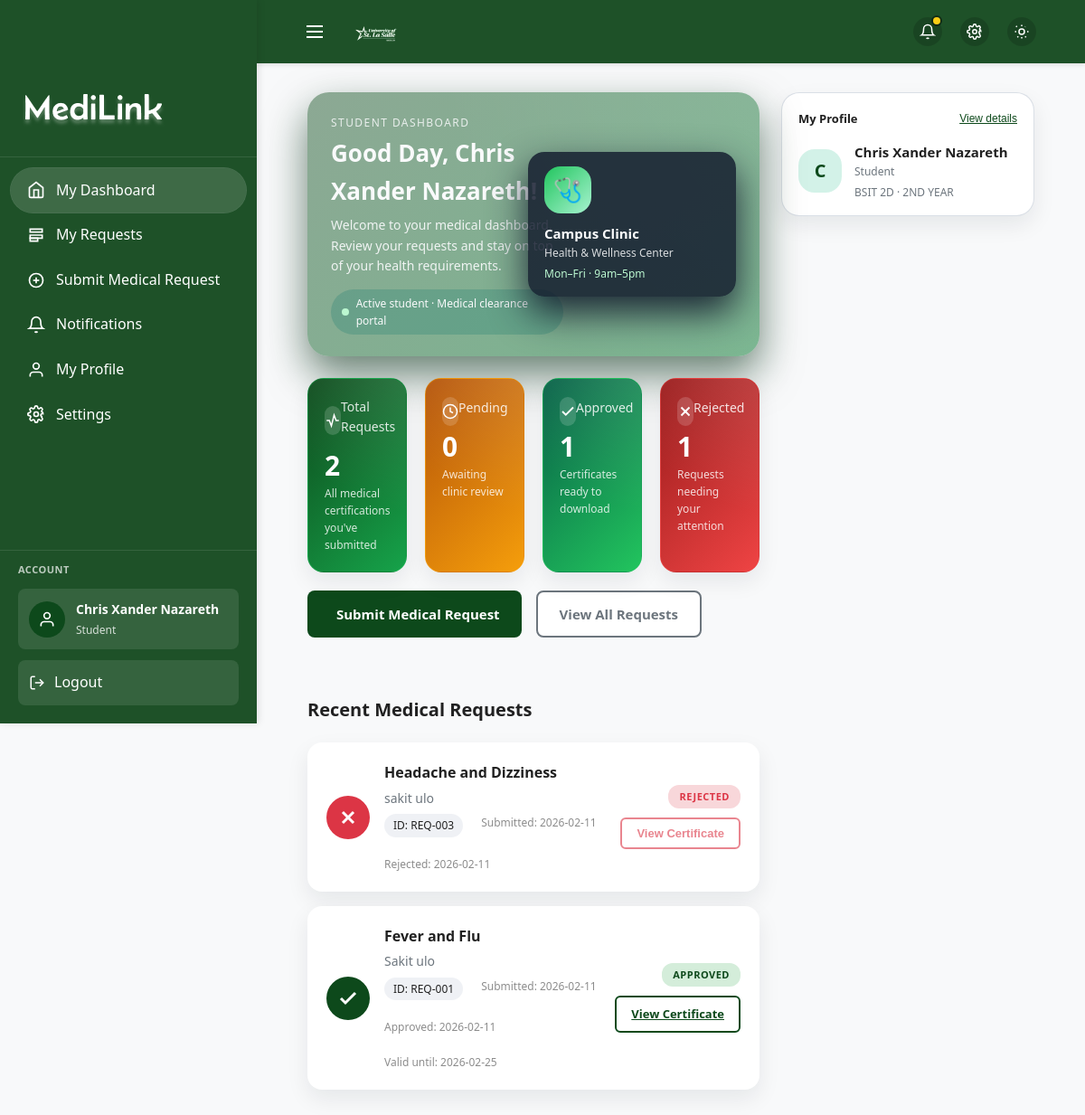
The app's page /student_dashboard.php (signed in) with its own data.
### tables this page shows
CREATE TABLE `medical_requests` (
  `id` bigint(20) UNSIGNED NOT NULL,
  `student_user_id` bigint(20) UNSIGNED NOT NULL,
  `illness` varchar(120) NOT NULL,
  `symptoms` text NOT NULL,
  `illness_date` date NOT NULL,
  `contact_number` varchar(30) DEFAULT NULL,
  `additional_notes` text DEFAULT NULL,
  `status` enum('Pending','Approved','Rejected') NOT NULL DEFAULT 'Pending',
  `submitted_date` date NOT NULL,
  `approved_date` date DEFAULT NULL,
  `rejected_date` date DEFAULT NULL,
  `valid_until` date DEFAULT NULL,
  `rejection_reason` text DEFAULT NULL,
  `reviewed_by` bigint(20) UNSIGNED DEFAULT NULL,
  `created_at` timestamp NOT NULL DEFAULT current_timestamp(),
  `updated_at` timestamp NOT NULL DEFAULT current_timestamp() ON UPDATE current_timestamp()
);

CREATE TABLE `users` (
  `id` bigint(20) UNSIGNED NOT NULL,
  `user_code` varchar(50) NOT NULL,
  `role` enum('student','clinic') NOT NULL,
  `full_name` varchar(150) NOT NULL,
  `email` varchar(190) DEFAULT NULL,
  `date_of_birth` date DEFAULT NULL,
  `course` varchar(120) DEFAULT NULL,
  `year_level` varchar(50) DEFAULT NULL,
  `password_hash` varchar(255) NOT NULL,
  `created_at` timestamp NOT NULL DEFAULT current_timestamp(),
  `updated_at` timestamp NOT NULL DEFAULT current_timestamp() ON UPDATE current_timestamp()
);

### student_dashboard.php (the view, shortened to what the rows shown need)
<?php
$recent_requests = [];
$profile = [
    'user_code' => (string)($_SESSION['user_id'] ?? ''),
    'full_name' => (string)($_SESSION['full_name'] ?? ''),
    'email' => '',
    'date_of_birth' => '',
    'course' => '',
    'year_level' => '',
];
try {
    $student_pk = (int)($_SESSION['user_pk'] ?? 0);
    if ($student_pk > 0) {
        $conn = db();
        $stmt = $conn->prepare('SELECT user_code, full_name, email, date_of_birth, course, year_level FROM users WHERE id = ? AND role = "student" LIMIT 1');
        $stmt->bind_param('i', $student_pk);
        $stmt->execute();
        $urow = $stmt->get_result()->fetch_assoc() ?: [];
        if (!empty($urow)) {
            $profile['user_code'] = (string)($urow['user_code'] ?? $profile['user_code']);
            $profile['full_name'] = (string)($urow['full_name'] ?? $profile['full_name']);
            $profile['email'] = (string)($urow['email'] ?? '');
            $profile['date_of_birth'] = isset($urow['date_of_birth']) && $urow['date_of_birth'] !== null && $urow['date_of_birth'] !== '' ? (string)$urow['date_of_birth'] : '';
            $profile['course'] = (string)($urow['course'] ?? '');
            $profile['year_level'] = (string)($urow['year_level'] ?? '');
        }
        $stmt = $conn->prepare(
            'SELECT
                id AS request_pk,
                CONCAT("REQ-", LPAD(id, 3, "0")) AS id,
                illness,
                symptoms AS description,
                status,
                submitted_date,
                approved_date,
                rejected_date,
                valid_until
             FROM medical_requests
             WHERE student_user_id = ?
             ORDER BY id DESC
             LIMIT 5'
        );
        $stmt->bind_param('i', $student_pk);
        $stmt->execute();
        $recent_requests = $stmt->get_result()->fetch_all(MYSQLI_ASSOC) ?: [];
    }
} catch (Throwable $e) {
    error_log((string)$e);
}
$user_name = isset($_SESSION['full_name']) && $_SESSION['full_name'] !== '' ? $_SESSION['full_name'] : ($_SESSION['user_id'] ?? 'Student');
?>
<!DOCTYPE html>
<html lang="en">
<head>
    <link rel="stylesheet" href="assets/css/style.css">
</head>
<body>
    <div class="app-layout">
        <main class="main-content">
            <div class="page-content">
                <div class="dashboard-shell">
                    <div class="dashboard-main">
                        <div class="welcome-banner">
                            <div class="welcome-left">
                                <h1 class="welcome-title">Good Day, <?php echo htmlspecialchars($user_name); ?>!</h1>
                            </div>
                        </div>
                        <div class="requests-section">
                            <h2 class="section-title">Recent Medical Requests</h2>
                            <div class="requests-list">
                                <?php foreach ($recent_requests as $request): ?>
                                <div class="request-item">
                                    <div class="request-status-icon status-<?php echo htmlspecialchars(strtolower($request['status']), ENT_QUOTES, 'UTF-8'); ?>">
                                        <?php if ($request['status'] === 'Approved'): ?>
                                            <svg viewBox="0 0 24 24" fill="none" stroke="currentColor" stroke-width="3">
                                                <polyline points="20 6 9 17 4 12"></polyline>
                                            </svg>
                                        <?php else: ?>
                                            <svg viewBox="0 0 24 24" fill="none" stroke="currentColor" stroke-width="3">
                                                <line x1="18" y1="6" x2="6" y2="18"></line>
                                                <line x1="6" y1="6" x2="18" y2="18"></line>
                                            </svg>
                                        <?php endif; ?>
                                    </div>
                                    <div class="request-content">
                                        <div class="request-title"><?php echo htmlspecialchars($request['illness']); ?></div>
                                        <div class="request-description"><?php echo htmlspecialchars($request['description']); ?></div>
                                        <div class="request-meta">
                                            <span class="meta-chip">ID: <?php echo htmlspecialchars($request['id']); ?></span>
                                            <span class="meta-label">Submitted: <?php echo htmlspecialchars($request['submitted_date']); ?></span>
                                            <?php if (isset($request['approved_date'])): ?>
                                                <span class="meta-label">Approved: <?php echo htmlspecialchars($request['approved_date']); ?></span>
                                                <span class="meta-label">Valid until: <?php echo htmlspecialchars($request['valid_until']); ?></span>
                                            <?php endif; ?>
                                            <?php if (isset($request['rejected_date'])): ?>
                                                <span class="meta-label">Rejected: <?php echo htmlspecialchars($request['rejected_date']); ?></span>
                                            <?php endif; ?>
                                        </div>
                                    </div>
                                    <div class="request-actions">
                                        <span class="status-badge badge-<?php echo htmlspecialchars(strtolower($request['status']), ENT_QUOTES, 'UTF-8'); ?>"><?php echo htmlspecialchars(strtoupper($request['status']), ENT_QUOTES, 'UTF-8'); ?></span>
                                        <?php if ($request['status'] === 'Approved'): ?>
                                            <a class="btn-view-cert status-approved" href="certificate.php?request_id=<?php echo (int)($request['request_pk'] ?? 0); ?>" target="_blank" rel="noopener" data-request-id="<?php echo (int)($request['request_pk'] ?? 0); ?>">View Certificate</a>
                                        <?php else: ?>
                                            <button class="btn-view-cert status-<?php echo htmlspecialchars(strtolower($request['status']), ENT_QUOTES, 'UTF-8'); ?>" type="button" disabled>View Certificate</button>
                                        <?php endif; ?>
                                    </div>
                                </div>
                                <?php endforeach; ?>
                            </div>
                        </div>
                    </div>
                    <aside class="dashboard-aside">
                        <div class="profile-summary-card">
                            <div class="profile-summary-body">
                                <div class="summary-info">
                                    <div class="summary-name"><?php echo htmlspecialchars($user_name); ?></div>
                                    <div class="summary-role">Student</div>
                                    <div class="summary-meta">
                                        <?php
                                            $course = trim((string)($profile['course'] ?? ''));
                                            $year = trim((string)($profile['year_level'] ?? ''));
                                            if ($course === '' && $year === '') {
                                                echo '—';
                                            } elseif ($course !== '' && $year !== '') {
                                                echo htmlspecialchars($course . ' · ' . $year, ENT_QUOTES, 'UTF-8');
                                            } else {
                                                echo htmlspecialchars($course !== '' ? $course : $year, ENT_QUOTES, 'UTF-8');
                                            }
                                        ?>
                                    </div>
                                </div>
                            </div>
                        </div>
                    </aside>
                </div>
            </div>
        </main>
    </div>
</body>
</html>

### records on screen
medical_requests: illness "Headache and Dizziness", symptoms "sakit ulo", id "REQ-003", submitted_date "2026-02-11", rejected_date "2026-02-11", status "REJECTED"
medical_requests: illness "Fever and Flu", symptoms "Sakit ulo", id "REQ-001", submitted_date "2026-02-11", approved_date "2026-02-11", valid_until "2026-02-25", status "APPROVED"
users: course+year_level "BSIT 2D · 2ND YEAR"

### other values on screen
$user_name "Chris Xander Nazareth"
$total_requests "2"
$pending_requests "0"
$approved_requests "1"
$rejected_requests "1"
substr($user_name, 0, 1) "C"
